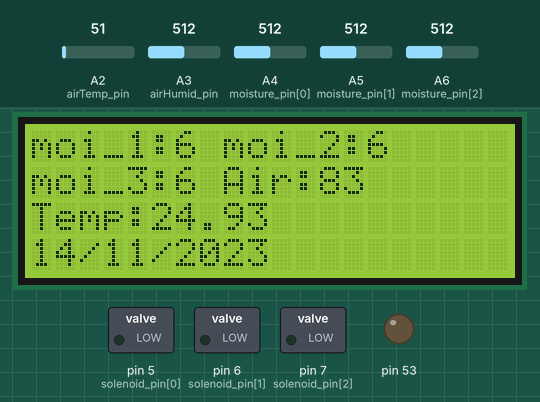
Simulated run of this program. Board: Arduino Mega 2560, built with avr-gcc and run on an emulated ATmega2560. Shown: 20×4 character LCD, switched loads named in the program (green lamp = pin HIGH), output pins drawn as LEDs (lit = HIGH). The test bench sets the inputs (shaded band); at power-on: A2 (airTemp_pin) = 51, A3 (airHumid_pin) = 512, A4 (moisture_pin[0]) = 512, A5 (moisture_pin[1]) = 512, A6 (moisture_pin[2]) = 512. The local clock reads 2024-03-15 10:24:30 at power-on unless the program sets it; storage starts empty; what the program prints to the serial monitor is not drawn.

Above: at 2.9 s.
3.0 s: A2 (airTemp_pin) set to 61
At 3.6 s:
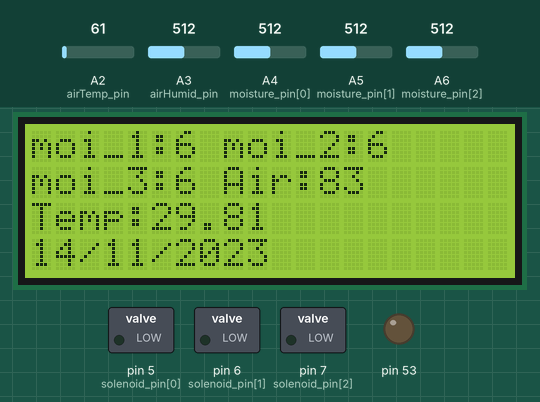
4.8 s: A3 (airHumid_pin) set to 716
At 6.7 s:
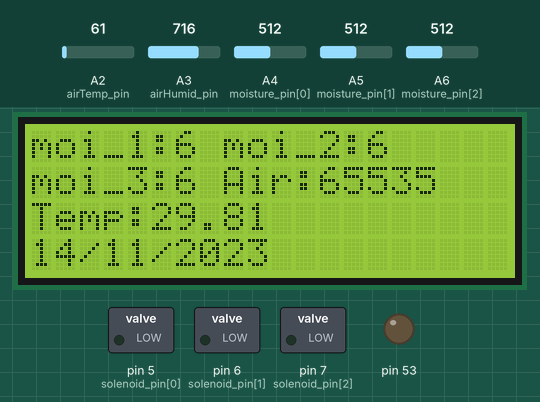
7.0 s: A4 (moisture_pin[0]) set to 716
9.1 s: A5 (moisture_pin[1]) set to 716
At 10.9 s:
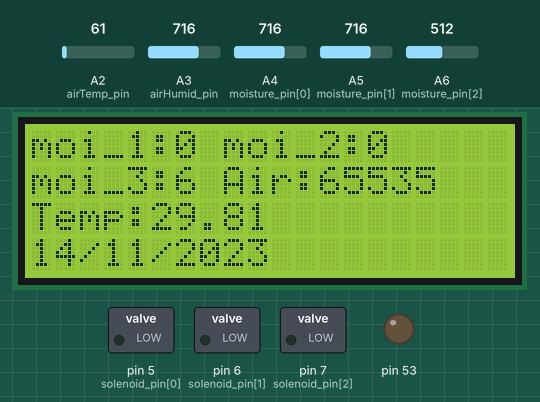
11.2 s: A6 (moisture_pin[2]) set to 716
13.3 s: A2 (airTemp_pin) set to 71
At 15.3 s:
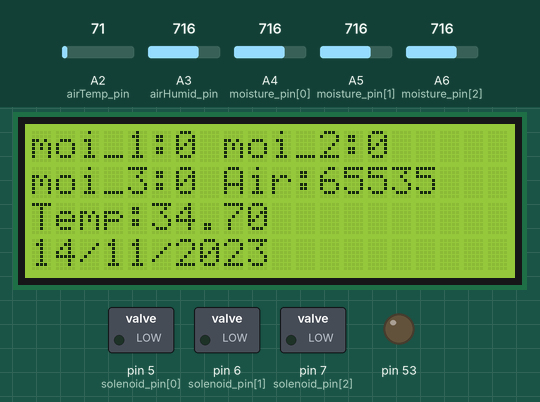
Timing chart, 0 to 16.4 s (numbered marks = the images above; inputs shaded):
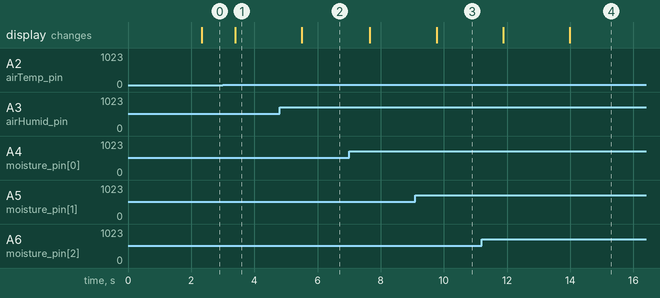

Measured:
- after the input at 3.0 s, the display: changes after 0.39 s (image 1)
- after the input at 4.8 s, the display: changes after 0.70 s (image 2)
- after the input at 9.1 s, the display: changes after 0.67 s (image 3)
- after the input at 13.3 s, the display: changes after 0.69 s (image 4)

The program:

main.cpp
```cpp
#include <Arduino.h>
#include <LiquidCrystal_I2C.h>
#include <amt1001_ino.h>
#include <DS1307RTC.h>
#include <TimeLib.h>
#include <Wire.h>
#include <SPI.h>
#include <SD.h>

LiquidCrystal_I2C lcd(0x27, 20, 4);
tmElements_t tm;

File myFile;
const int chipSelect = 10;

#define airTemp_pin A2
#define airHumid_pin A3
// ---------------------- about time ---------------------------------
void printTime();
void print2digits(int number);

void setTime();
const char *monthName[12] = {
    "Jan", "Feb", "Mar", "Apr", "May", "Jun",
    "Jul", "Aug", "Sep", "Oct", "Nov", "Dec"};

bool getTime(const char *str);
bool getDate(const char *str);
void init_SD();
// --------------------------------------------------------------------

uint8_t moisture_pin[3] = {A4, A5, A6}; // moisture sensor pin
uint8_t solenoid_pin[3] = {5, 6, 7};    // 2 leg solenoid pin
bool relayState[3] = {0, 0, 0};
uint32_t valveTime;
uint32_t _controlTime, logTime, lcdTime;
bool valveOn[3] = {false, false, false}; // save state of valve

// set range of moisture limit
uint8_t _min[3] = {45, 45, 45};
uint8_t _max[3] = {55, 55, 55};

uint16_t moisture[3]; // Declare variable to keep measured value

uint16_t lastMinute = 0;
void controlMoisture(uint16_t interval);
void writeLog();
void showLCD(uint16_t interval);
float getAirTemp();
uint16_t getAirHumid();

// --------------------------------------------------------------------

void setup()
{
    Serial.begin(9600);
    lcd.init(); // initialize the lcd
    lcd.backlight();

    pinMode(SS, OUTPUT);
    if (!SD.begin(10, 11, 12, 13))
    {
        Serial.println("Card failed, or not present");
        // don't do anything more:
        while (1)
            ;
    }
    else
        Serial.println("card initialized.");

    // init_SD();
    for (int i = 0; i < 3; i++)
    {
        pinMode(moisture_pin[i], INPUT_PULLUP); // Declare pinmode of sensor
        pinMode(solenoid_pin[i], OUTPUT);       // Declare pinmode of solenoid
    }

    pinMode(airTemp_pin, INPUT);
    pinMode(airHumid_pin, INPUT);

    delay(1000); // delay to prepare to run
    setTime();

    if (RTC.read(tm))
    {
        _controlTime = millis();
        logTime = millis();
        lcdTime = millis();
    }
}

void loop()
{
    controlMoisture(500);
    showLCD(1000);
    writeLog();
}

void controlMoisture(uint16_t interval)
{
    // set timer of work (millisecond)
    if (millis() - _controlTime > interval)
    {
        for (int i = 0; i < 3; i++)
        {
            moisture[i] = analogRead(moisture_pin[i]); // read sensor
            moisture[i] = constrain(moisture[i], 0, 550);   // 550 - 10
            moisture[i] = map(moisture[i], 550, 0, 0, 100); // map value to percentage

            printTime();
            bool allValve = false;
            for (int i = 0; i < 3; i++)
            {
                allValve = allValve || valveOn[i];
            }

            uint32_t _Vinterval = millis() - valveTime;
            /* *************** solenoid control ******************* */
            if ((_min[i] > moisture[i]) && !allValve && _Vinterval > 122000)
            { // moisture LOW and valve OFF     // rested
                digitalWrite(solenoid_pin[i], 1);
                valveOn[i] = true;
                valveTime = millis();
            }
            else if (moisture[i] > _max[i] && valveOn[i])
            { // moisture HIGH and valve ON
                digitalWrite(solenoid_pin[i], 0);
                valveOn[i] = false;
            }
            else
            {
                // moisture HIGH and valve OFF
                // moisture LOW and valve ON
                if (_Vinterval > 2000)
                { // restting
                    digitalWrite(solenoid_pin[i], 0);
                    valveOn[i] = false;
                }
            }
        }
        _controlTime = millis(); // reset timer
    }
}

void setTime()
{
    bool parse = false;
    bool config = false;

    // get the date and time the compiler was run
    if (getDate(__DATE__) && getTime(__TIME__))
    {
        parse = true;
        // and configure the RTC with this info
        if (RTC.write(tm))
        {
            config = true;
        }
    }
    while (!Serial)
        ; // wait for Arduino Serial Monitor
    delay(200);
    if (parse && config)
    {
        Serial.print("DS1307 configured Time=");
        Serial.print(__TIME__);
        Serial.print(", Date=");
        Serial.println(__DATE__);
    }
    else if (parse)
    {
        Serial.println("DS1307 Communication Error :-{");
        Serial.println("Please check your circuitry");
    }
    else
    {
        Serial.print("Could not parse info from the compiler, Time=\"");
        Serial.print(__TIME__);
        Serial.print("\", Date=\"");
        Serial.print(__DATE__);
        Serial.println("\"");
    }
}

bool getTime(const char *str)
{
    int Hour, Min, Sec;
    if (sscanf(str, "%d:%d:%d", &Hour, &Min, &Sec) != 3)
        return false;
    tm.Hour = Hour;
    tm.Minute = Min;
    tm.Second = Sec;
    return true;
}

bool getDate(const char *str)
{
    char Month[12];
    int Day, Year;
    uint8_t monthIndex;

    if (sscanf(str, "%s %d %d", Month, &Day, &Year) != 3)
        return false;
    for (monthIndex = 0; monthIndex < 12; monthIndex++)
    {
        if (strcmp(Month, monthName[monthIndex]) == 0)
            break;
    }
    if (monthIndex >= 12)
        return false;
    tm.Day = Day;
    tm.Month = monthIndex + 1;
    tm.Year = CalendarYrToTm(Year);
    return true;
}

void printTime()
{
    if (RTC.read(tm))
    {
        Serial.print("Ok, Time = ");
        print2digits(tm.Hour);
        Serial.write(':');
        print2digits(tm.Minute);
        Serial.write(':');
        print2digits(tm.Second); // int
        Serial.print(", Date (D/M/Y) = ");
        Serial.print(tm.Day);
        Serial.write('/');
        Serial.print(tm.Month);
        Serial.write('/');
        Serial.print(tmYearToCalendar(tm.Year));
        Serial.println();
    }
    else
    {
        if (RTC.chipPresent())
        {
            Serial.println("The DS1307 is stopped.  Please run the SetTime");
            Serial.println("example to initialize the time and begin running.");
            Serial.println();
        }
        else
        {
            Serial.println("DS1307 read error!  Please check the circuitry.");
            Serial.println();
        }
    }
}

void print2digits(int number)
{
    if (number >= 0 && number < 10)
    {
        Serial.write('0');
    }
    Serial.print(number);
}

void writeLog()
{
    if (millis() - logTime > 60000 && RTC.read(tm))
    {
        myFile = SD.open("log02.csv", FILE_WRITE);
        if (myFile)
        {
            Serial.print("Writing log.csv ...");
            myFile.print(tm.Hour);
            myFile.print(",");
            myFile.print(tm.Minute);
            myFile.print(",");
            myFile.print(tm.Day);
            myFile.print(",");
            myFile.print(tm.Month);
            myFile.print(",");
            myFile.print(tmYearToCalendar(tm.Year));
            for (uint8_t i = 0; i < 3; i++)
            {
                myFile.print(",");
                myFile.print(moisture[i]);
            }
            for (uint8_t i = 0; i < 3; i++)
            {
                myFile.print(",");
                myFile.print(valveOn[i]);
            }
            Serial.println("Writing log02.csv ...");
            String _temp = String(tm.Hour) + ',' + String(tm.Minute) + ',' + String(tm.Day);
            _temp += ',' + String(tm.Month) + ',' + tmYearToCalendar(tm.Year);
            Serial.println(_temp);
            myFile.print(_temp);
            delay(10);
            _temp = "";
            for (uint8_t i = 0; i < 3; i++)
            {
                _temp += ',' + String(moisture[i]);
            }

            _temp += ',' + String(getAirTemp()) + ',' + String(getAirHumid());

            myFile.println(_temp);

            // close the file:
            myFile.close();
        }
        else
        {
            Serial.println("can't open log.csv");
        }
        logTime = millis();
    }
}

float getAirTemp()
{
    // Get Temperature
    float temperature = analogRead(airTemp_pin);
    temperature = temperature * 500 / 1023; // * 5 / 1023 * 10080 / 0.8;
    return temperature;
}

uint16_t getAirHumid()
{
    // Get Humidity
    uint16_t humidity = analogRead(airHumid_pin);
    double volt = (double)humidity * (5.0 / 1023.0);
    humidity = amt1001_gethumidity(volt);
    return humidity;
}

void showLCD(uint16_t interval)
{
    if (millis() - lcdTime > interval)
    {
        lcd.clear();
        lcd.setCursor(0, 0);
        lcd.print("moi_1:");
        lcd.print(moisture[0]);
        lcd.setCursor(8, 0);
        lcd.print("moi_2:");
        lcd.print(moisture[1]);
        lcd.setCursor(0, 1);
        lcd.print("moi_3:");
        lcd.print(moisture[2]);
        lcd.setCursor(8, 1);
        lcd.print("Air:");
        lcd.print(getAirHumid());
        lcd.setCursor(0, 2);
        lcd.print("Temp:");
        lcd.print(getAirTemp());
        lcd.setCursor(0, 3);
        lcd.print(tm.Day);
        lcd.write('/');
        lcd.print(tm.Month);
        lcd.write('/');
        lcd.print(tmYearToCalendar(tm.Year));

        lcdTime = millis();
    }
}
```
